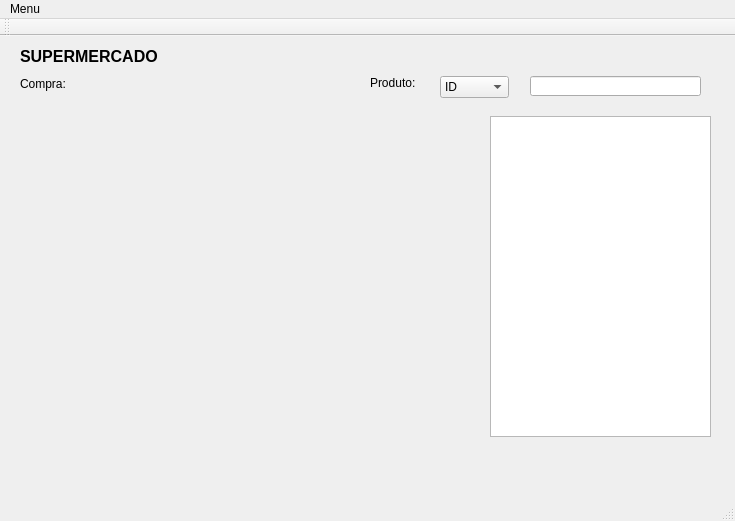
<?xml version="1.0" encoding="UTF-8"?>
<ui version="4.0">
 <class>SuperMercado</class>
 <widget class="QMainWindow" name="SuperMercado">
  <property name="geometry">
   <rect>
    <x>0</x>
    <y>0</y>
    <width>735</width>
    <height>521</height>
   </rect>
  </property>
  <property name="windowTitle">
   <string>SuperMercado</string>
  </property>
  <widget class="QWidget" name="centralWidget">
   <widget class="QTableView" name="tableView_produto">
    <property name="geometry">
     <rect>
      <x>490</x>
      <y>80</y>
      <width>221</width>
      <height>321</height>
     </rect>
    </property>
   </widget>
   <widget class="QLineEdit" name="lineEdit_produto">
    <property name="geometry">
     <rect>
      <x>530</x>
      <y>40</y>
      <width>171</width>
      <height>20</height>
     </rect>
    </property>
   </widget>
   <widget class="QLabel" name="label">
    <property name="geometry">
     <rect>
      <x>370</x>
      <y>40</y>
      <width>46</width>
      <height>13</height>
     </rect>
    </property>
    <property name="text">
     <string>Produto:</string>
    </property>
   </widget>
   <widget class="QLabel" name="label_2">
    <property name="geometry">
     <rect>
      <x>20</x>
      <y>40</y>
      <width>46</width>
      <height>16</height>
     </rect>
    </property>
    <property name="text">
     <string>Compra:</string>
    </property>
   </widget>
   <widget class="QComboBox" name="comboBox_tipo">
    <property name="geometry">
     <rect>
      <x>440</x>
      <y>40</y>
      <width>69</width>
      <height>22</height>
     </rect>
    </property>
    <item>
     <property name="text">
      <string>ID</string>
     </property>
    </item>
    <item>
     <property name="text">
      <string>Nome</string>
     </property>
    </item>
   </widget>
   <widget class="QLabel" name="label_3">
    <property name="geometry">
     <rect>
      <x>20</x>
      <y>10</y>
      <width>141</width>
      <height>21</height>
     </rect>
    </property>
    <property name="text">
     <string>&lt;!DOCTYPE HTML PUBLIC &quot;-//W3C//DTD HTML 4.0//EN&quot; &quot;http://www.w3.org/TR/REC-html40/strict.dtd&quot;&gt;
&lt;html&gt;&lt;head&gt;&lt;meta name=&quot;qrichtext&quot; content=&quot;1&quot; /&gt;&lt;style type=&quot;text/css&quot;&gt;
p, li { white-space: pre-wrap; }
&lt;/style&gt;&lt;/head&gt;&lt;body style=&quot; font-family:'MS Shell Dlg 2'; font-size:8.25pt; font-weight:400; font-style:normal;&quot;&gt;
&lt;p style=&quot; margin-top:0px; margin-bottom:0px; margin-left:0px; margin-right:0px; -qt-block-indent:0; text-indent:0px;&quot;&gt;&lt;span style=&quot; font-size:12pt; font-weight:600;&quot;&gt;SUPERMERCADO&lt;/span&gt;&lt;/p&gt;&lt;/body&gt;&lt;/html&gt;</string>
    </property>
   </widget>
  </widget>
  <widget class="QMenuBar" name="menuBar">
   <property name="geometry">
    <rect>
     <x>0</x>
     <y>0</y>
     <width>735</width>
     <height>21</height>
    </rect>
   </property>
   <widget class="QMenu" name="menuMenu">
    <property name="title">
     <string>Menu</string>
    </property>
    <addaction name="action_Produto"/>
    <addaction name="actionCadastrar_Produtos"/>
    <addaction name="separator"/>
    <addaction name="actionSair"/>
   </widget>
   <addaction name="menuMenu"/>
  </widget>
  <widget class="QToolBar" name="mainToolBar">
   <attribute name="toolBarArea">
    <enum>TopToolBarArea</enum>
   </attribute>
   <attribute name="toolBarBreak">
    <bool>false</bool>
   </attribute>
  </widget>
  <widget class="QStatusBar" name="statusBar"/>
  <action name="action_Produto">
   <property name="text">
    <string>Produtos</string>
   </property>
  </action>
  <action name="actionSair">
   <property name="text">
    <string>Sair</string>
   </property>
  </action>
  <action name="actionCadastrar_Produtos">
   <property name="text">
    <string>Cadastrar Produtos</string>
   </property>
  </action>
 </widget>
 <layoutdefault spacing="6" margin="11"/>
 <resources/>
 <connections/>
</ui>
